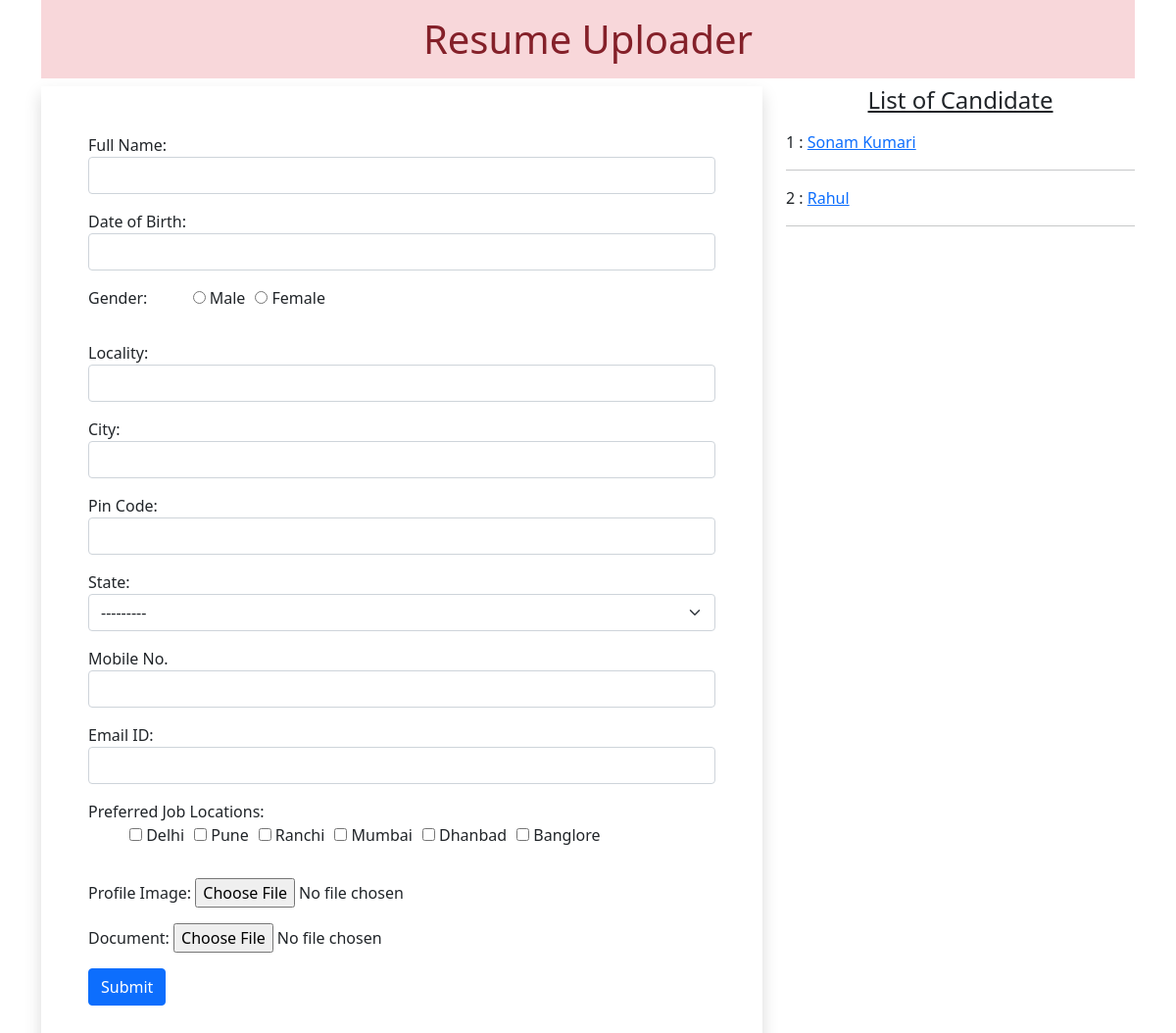
The page / on the database its author committed.
### myapp/models.py (models this page shows)
class Resume(models.Model):
 name = models.CharField(max_length=100)
 dob = models.DateField(auto_now=False, auto_now_add=False)
 gender = models.CharField(max_length=100)
 locality = models.CharField(max_length=100)
 city = models.CharField(max_length=100)
 pin = models.PositiveIntegerField()
 state = models.CharField(choices=STATE_CHOICE, max_length=50)
 mobile = models.PositiveIntegerField()
 email = models.EmailField()
 job_city = models.CharField(max_length=50)
 profile_image = models.ImageField(upload_to='profileimg', blank=True)
 my_file = models.FileField(upload_to='doc', blank=True)

### myapp/views.py (the view, shortened to what this page needs)
# urls.py: path('', views.HomeView.as_view(), name='home'),
class HomeView(View):
 def get(self, request):
  form = ResumeForm()
  candidates = Resume.objects.all()
  return render(request, 'myapp/index.html', { 'candidates':candidates, 'form':form})

### myapp/forms.py
class ResumeForm(forms.ModelForm):
 gender = forms.ChoiceField(choices=GENDER_CHOICES, widget=forms.RadioSelect)
 job_city = forms.MultipleChoiceField(label='Preferred Job Locations', choices=JOB_CITY_CHOICE, widget=forms.CheckboxSelectMultiple)
 class Meta:
  model = Resume
  fields = ['name', 'dob', 'gender', 'locality', 'city', 'pin', 'state', 'mobile', 'email', 'job_city', 'profile_image', 'my_file']
  labels = {'name':'Full Name', 'dob': 'Date of Birth', 'pin':'Pin Code', 'mobile':'Mobile No.', 'email':'Email ID', 'profile_image':'Profile Image', 'my_file':'Document'}
  widgets = {
   'name':forms.TextInput(attrs={'class':'form-control'}),
   'dob':forms.DateInput(attrs={'class':'form-control', 'id':'datepicker'}),
   'locality':forms.TextInput(attrs={'class':'form-control'}),
   'city':forms.TextInput(attrs={'class':'form-control'}),
   'pin':forms.NumberInput(attrs={'class':'form-control'}),
   'state':forms.Select(attrs={'class':'form-select'}),
   'mobile':forms.NumberInput(attrs={'class':'form-control'}),
   'email':forms.EmailInput(attrs={'class':'form-control'}),
  }

### myapp/templates/myapp/index.html (shortened to what this page needs)
<!DOCTYPE html>
{% load static %}
<html lang="en">
<head>
 <link href="https://cdn.jsdelivr.net/npm/bootstrap@5.0.0-beta2/dist/css/bootstrap.min.css" rel="stylesheet">
 <link rel="stylesheet" href="//code.jquery.com/ui/1.12.1/themes/base/jquery-ui.css">
 <link rel="stylesheet" href="{% static 'myapp/css/style.css' %}">
</head>
<body>
 <div class="container mb-5">
  <h1 class="alert-danger text-center p-3">Resume Uploader</h1>
  <div class="row">
   <div class="col-sm-8">
    <form action="" method="post" enctype="multipart/form-data" class="shadow p-5">
     {% for fm in form %}
       <div class="form-group mb-3">
       {{fm.label_tag}} {{fm}} <small class="text-danger">{{fm.errors|striptags}}</small>
       </div>
     {% endfor %}
     <input type="submit" value="Submit" class="btn btn-primary">
    </form>
   </div>
   <div class="col-sm-4">
    <h4 class="text-center mb-3"><u>List of Candidate</u></h4>
    {% for candidate in candidates %}
     {{candidate.id}} : <a href="{% url 'candidate' candidate.id %}">{{candidate.name}}</a>
     <hr>
    {% endfor %}
   </div>
  </div>
 </div>
</body>
</html>

### myapp/static/myapp/css/style.css (style rules this page uses)
#id_gender, #id_job_city { list-style-type: none; display: inline-flex; }
#id_gender > li { padding-left: 10px; }
#id_job_city > li { padding-left: 10px; }

### rows shown on the page
Resume: id "1", name "Sonam Kumari"
Resume: id "2", name "Rahul"

### other values the page prints
{{ fm.label_tag }} "Full Name:" "Date of Birth:" "Gender:" "Locality:" "City:" "Pin Code:" "State:" "Mobile No." "Email ID:" "Preferred Job Locations:" "Profile Image:" "Document:"
